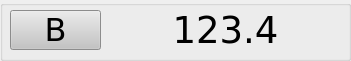
  <widget class="QGroupBox" name="groupBox_5">
   <property name="geometry">
    <rect>
     <x>0</x>
     <y>342</y>
     <width>351</width>
     <height>61</height>
    </rect>
   </property>
   <property name="font">
    <font>
     <family>DejaVu Sans</family>
     <pointsize>8</pointsize>
     <weight>50</weight>
     <italic>false</italic>
     <bold>false</bold>
    </font>
   </property>
   <property name="styleSheet">
    <string notr="true"/>
   </property>
   <property name="title">
    <string/>
   </property>
   <property name="PasswordLevel" stdset="0">
    <number>0</number>
   </property>
   <property name="Hide" stdset="0">
    <bool>true</bool>
   </property>
   <widget class="QHmiLabel" name="qHmiLabel_20">
    <property name="geometry">
     <rect>
      <x>120</x>
      <y>10</y>
      <width>211</width>
      <height>40</height>
     </rect>
    </property>
    <property name="font">
     <font>
      <family>DejaVu Sans</family>
      <pointsize>28</pointsize>
      <weight>50</weight>
      <italic>false</italic>
      <bold>false</bold>
     </font>
    </property>
    <property name="styleSheet">
     <string notr="true">font: 28pt &quot;DejaVu Sans&quot;;
color: rgb(0, 0, 0);</string>
    </property>
    <property name="text">
     <string>123.4</string>
    </property>
    <property name="alignment">
     <set>Qt::AlignCenter</set>
    </property>
    <property name="fieldName">
     <cstring>CONF1_AXIS_B.ABSPOS</cstring>
    </property>
    <property name="fieldValue">
     <cstring>123.4</cstring>
    </property>
    <property name="decimalCount">
     <cstring>1</cstring>
    </property>
    <property name="PasswordLevel" stdset="0">
     <number>0</number>
    </property>
    <property name="Hide" stdset="0">
     <bool>false</bool>
    </property>
   </widget>
   <widget class="QHmiLinkPage" name="QHmiLinkPage_11">
    <property name="geometry">
     <rect>
      <x>10</x>
      <y>10</y>
      <width>91</width>
      <height>40</height>
     </rect>
    </property>
    <property name="font">
     <font>
      <family>DejaVu Sans</family>
      <pointsize>24</pointsize>
      <weight>50</weight>
      <italic>false</italic>
      <bold>false</bold>
     </font>
    </property>
    <property name="styleSheet">
     <string notr="true">font:24pt &quot;DejaVu Sans&quot;;
background-color: rgb(196, 196, 196);
color: rgb(0, 0, 0);</string>
    </property>
    <property name="text">
     <string>B</string>
    </property>
    <property name="iconSize">
     <size>
      <width>120</width>
      <height>80</height>
     </size>
    </property>
    <property name="destinationPage">
     <cstring>b_management.ui</cstring>
    </property>
    <property name="stateField">
     <cstring>CONF1_G_B_MAN</cstring>
    </property>
    <property name="stateAction">
     <enum>QHmiLinkPage::Enable</enum>
    </property>
    <property name="PasswordLevel" stdset="0">
     <number>0</number>
    </property>
    <property name="Hide" stdset="0">
     <bool>true</bool>
    </property>
    <property name="Align left" stdset="0">
     <bool>false</bool>
    </property>
   </widget>
   <widget class="QHmiLabel" name="qHmiLabel_21">
    <property name="geometry">
     <rect>
      <x>220</x>
      <y>-50</y>
      <width>170</width>
      <height>54</height>
     </rect>
    </property>
    <property name="styleSheet">
     <string notr="true">font: 30pt &quot;DejaVu Sans&quot;;</string>
    </property>
    <property name="text">
     <string>123.4</string>
    </property>
    <property name="alignment">
     <set>Qt::AlignRight|Qt::AlignTrailing|Qt::AlignVCenter</set>
    </property>
    <property name="fieldName">
     <cstring>CONF1_AXIS_Y.ABSPOS</cstring>
    </property>
    <property name="fieldValue">
     <cstring>123.4</cstring>
    </property>
    <property name="decimalCount">
     <cstring>1</cstring>
    </property>
    <property name="PasswordLevel" stdset="0">
     <number>0</number>
    </property>
    <property name="Hide" stdset="0">
     <bool>true</bool>
    </property>
   </widget>
  </widget>
